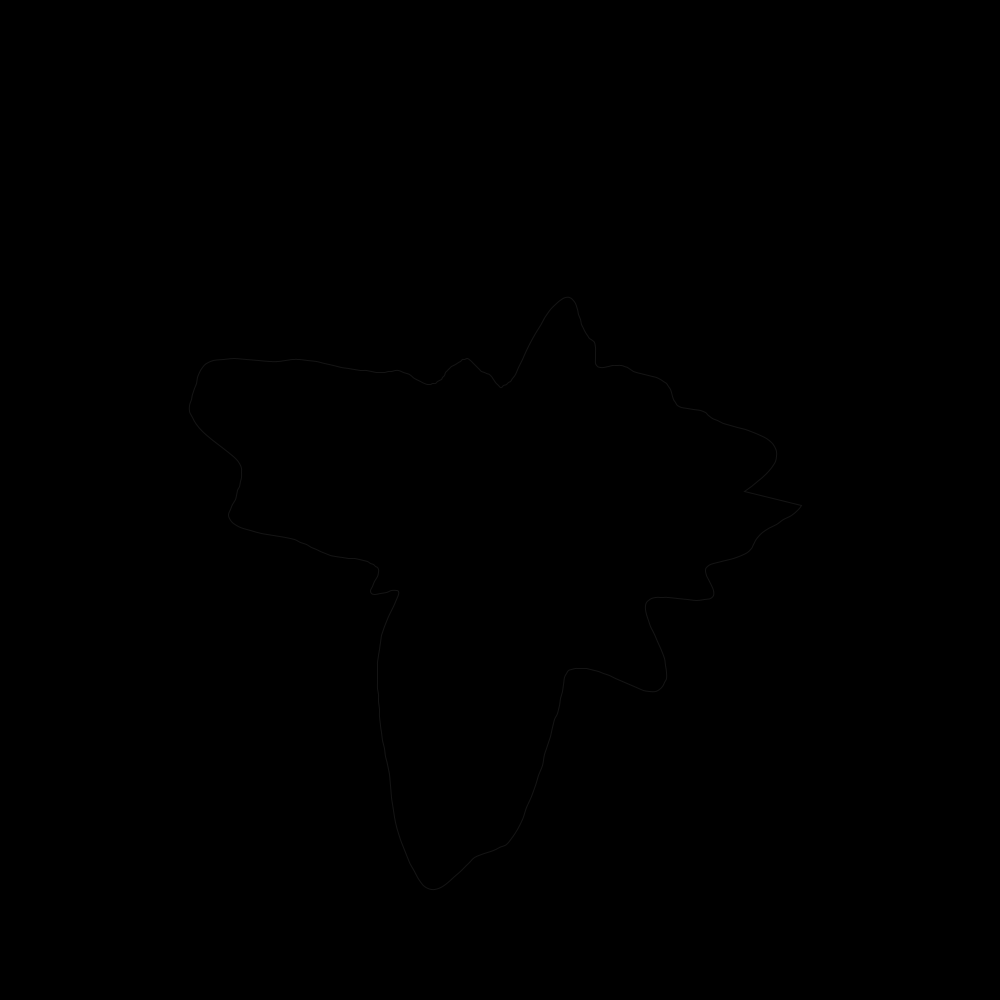
Frame 1 (no input)
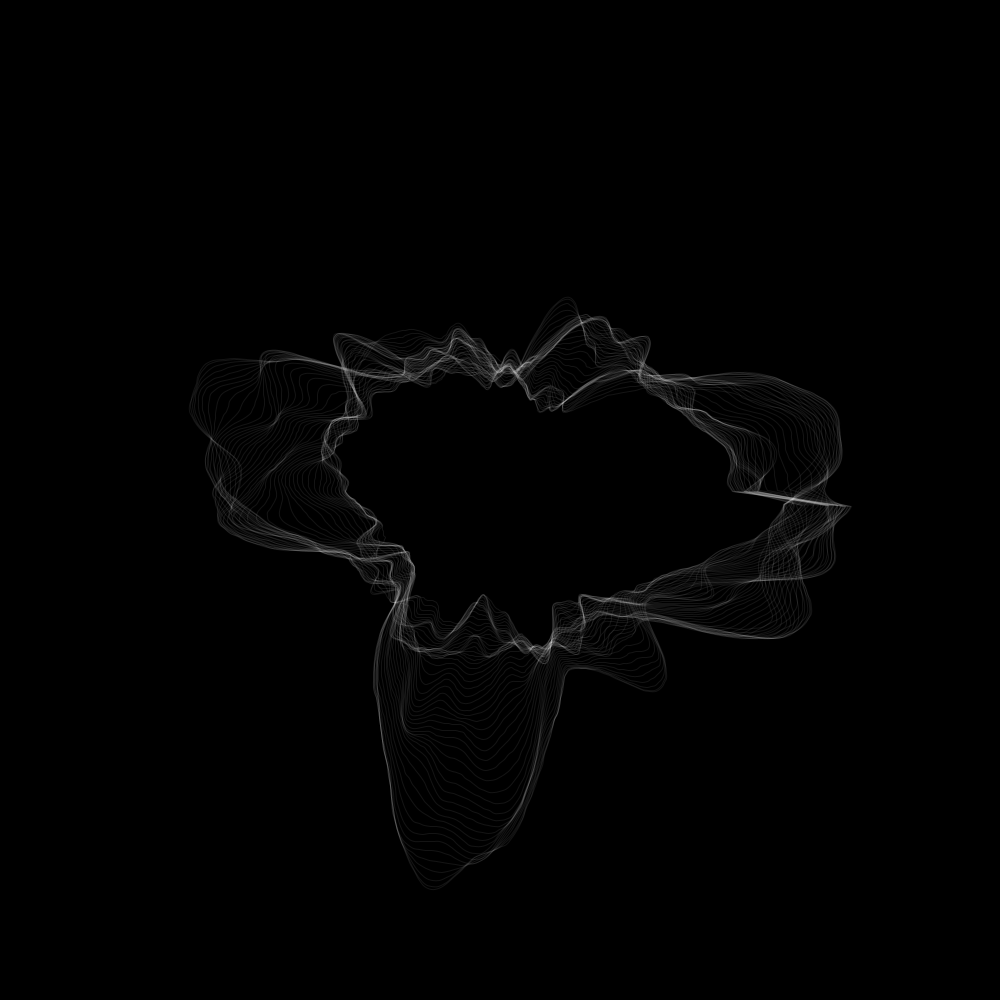
Frame 60 (the mouse pressed at the canvas centre just before this capture)
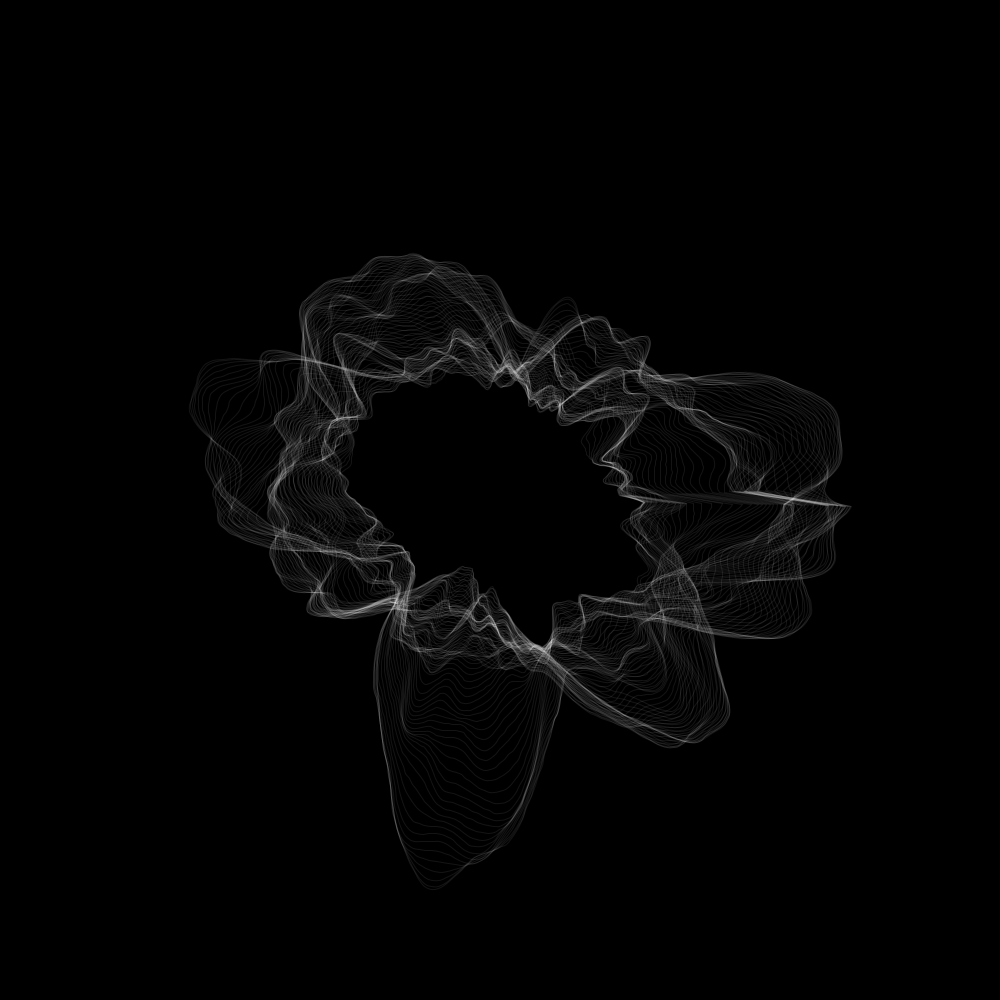
Frame 120 (the mouse held since frame 60 and released just before this capture)

The Processing sketch that drew these frames (run headless with seeded random() and noise(); from frame 60 on, the mouse is pressed at the canvas centre):

// Processing sketch: PerlinNoiseExample
// ── PerlinNoiseExample.pde
float r;
float xOff;
float a;
int ptCount;
void setup() {
  size(1000, 1000);
  r = 500;
  //xOff = random(1000);
  a = 0;
  noStroke();
  background(0);
  stroke(255, 20);
  noFill();
  ptCount = 360;
}

void draw() {
  pushMatrix();
  translate(width/2, height/2);
  beginShape();
  for (int i=0; i<ptCount; i++) {
    float noiseFactor = noise(i*0.02, xOff);
    float x = r*cos(i*TWO_PI/ptCount)*noiseFactor;
    float y = r*sin(i*TWO_PI/ptCount)*noiseFactor;
    curveVertex(x, y);
  }
  endShape(CLOSE);
  popMatrix();
  r -= 1;
  if (r == 0) {
    save("AwesomeSauce.png");
    noLoop();
    
  }
  xOff+=0.02;
}
